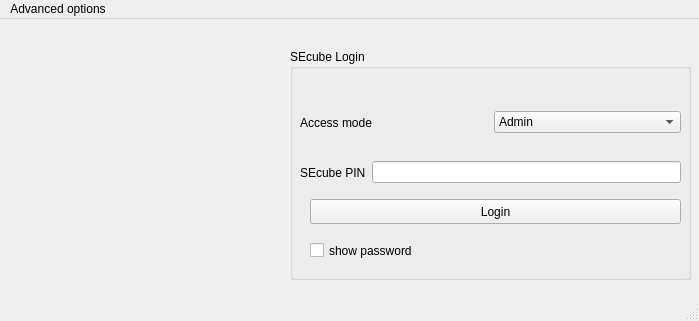
<?xml version="1.0" encoding="UTF-8"?>
<ui version="4.0">
 <class>MainWindow</class>
 <widget class="QMainWindow" name="MainWindow">
  <property name="geometry">
   <rect>
    <x>0</x>
    <y>0</y>
    <width>699</width>
    <height>321</height>
   </rect>
  </property>
  <property name="windowTitle">
   <string>MainWindow</string>
  </property>
  <widget class="QWidget" name="centralwidget">
   <widget class="QGroupBox" name="groupBox">
    <property name="geometry">
     <rect>
      <x>290</x>
      <y>30</y>
      <width>401</width>
      <height>231</height>
     </rect>
    </property>
    <property name="title">
     <string>SEcube Login</string>
    </property>
    <widget class="QPushButton" name="loginButton">
     <property name="geometry">
      <rect>
       <x>20</x>
       <y>150</y>
       <width>371</width>
       <height>25</height>
      </rect>
     </property>
     <property name="styleSheet">
      <string notr="true"/>
     </property>
     <property name="text">
      <string>Login</string>
     </property>
    </widget>
    <widget class="QCheckBox" name="checkBox">
     <property name="geometry">
      <rect>
       <x>20</x>
       <y>190</y>
       <width>371</width>
       <height>23</height>
      </rect>
     </property>
     <property name="text">
      <string>show password</string>
     </property>
    </widget>
    <widget class="QWidget" name="layoutWidget">
     <property name="geometry">
      <rect>
       <x>10</x>
       <y>60</y>
       <width>381</width>
       <height>27</height>
      </rect>
     </property>
     <layout class="QHBoxLayout" name="horizontalLayout">
      <item>
       <widget class="QLabel" name="label_username">
        <property name="text">
         <string>Access mode</string>
        </property>
       </widget>
      </item>
      <item>
       <widget class="QComboBox" name="comboBox_username">
        <item>
         <property name="text">
          <string>Admin</string>
         </property>
        </item>
        <item>
         <property name="text">
          <string>User</string>
         </property>
        </item>
       </widget>
      </item>
     </layout>
    </widget>
    <widget class="QWidget" name="layoutWidget">
     <property name="geometry">
      <rect>
       <x>10</x>
       <y>110</y>
       <width>381</width>
       <height>27</height>
      </rect>
     </property>
     <layout class="QHBoxLayout" name="horizontalLayout_2">
      <item>
       <widget class="QLabel" name="label_password">
        <property name="text">
         <string>SEcube PIN</string>
        </property>
       </widget>
      </item>
      <item>
       <widget class="QLineEdit" name="lineEdit_password">
        <property name="styleSheet">
         <string notr="true"/>
        </property>
       </widget>
      </item>
     </layout>
    </widget>
   </widget>
   <widget class="QLabel" name="label_logo">
    <property name="geometry">
     <rect>
      <x>20</x>
      <y>80</y>
      <width>231</width>
      <height>111</height>
     </rect>
    </property>
    <property name="text">
     <string/>
    </property>
   </widget>
  </widget>
  <widget class="QStatusBar" name="statusbar"/>
  <widget class="QMenuBar" name="menuBar">
   <property name="geometry">
    <rect>
     <x>0</x>
     <y>0</y>
     <width>699</width>
     <height>22</height>
    </rect>
   </property>
   <widget class="QMenu" name="menuAdvanced">
    <property name="title">
     <string>Advanced options</string>
    </property>
    <addaction name="actionInitialize_admin_SEcube"/>
    <addaction name="separator"/>
    <addaction name="actionSet_SEkey_update_folder"/>
   </widget>
   <addaction name="menuAdvanced"/>
  </widget>
  <action name="actionInitialize_admin_SEcube">
   <property name="text">
    <string>Initialize admin SEcube</string>
   </property>
  </action>
  <action name="actionSet_SEkey_update_folder">
   <property name="text">
    <string>Set SEkey update folder</string>
   </property>
  </action>
  <action name="actionQuit">
   <property name="text">
    <string>Quit</string>
   </property>
  </action>
 </widget>
 <resources/>
 <connections>
  <connection>
   <sender>comboBox_username</sender>
   <signal>currentIndexChanged(int)</signal>
   <receiver>lineEdit_password</receiver>
   <slot>clear()</slot>
   <hints>
    <hint type="sourcelabel">
     <x>586</x>
     <y>103</y>
    </hint>
    <hint type="destinationlabel">
     <x>525</x>
     <y>153</y>
    </hint>
   </hints>
  </connection>
 </connections>
</ui>
